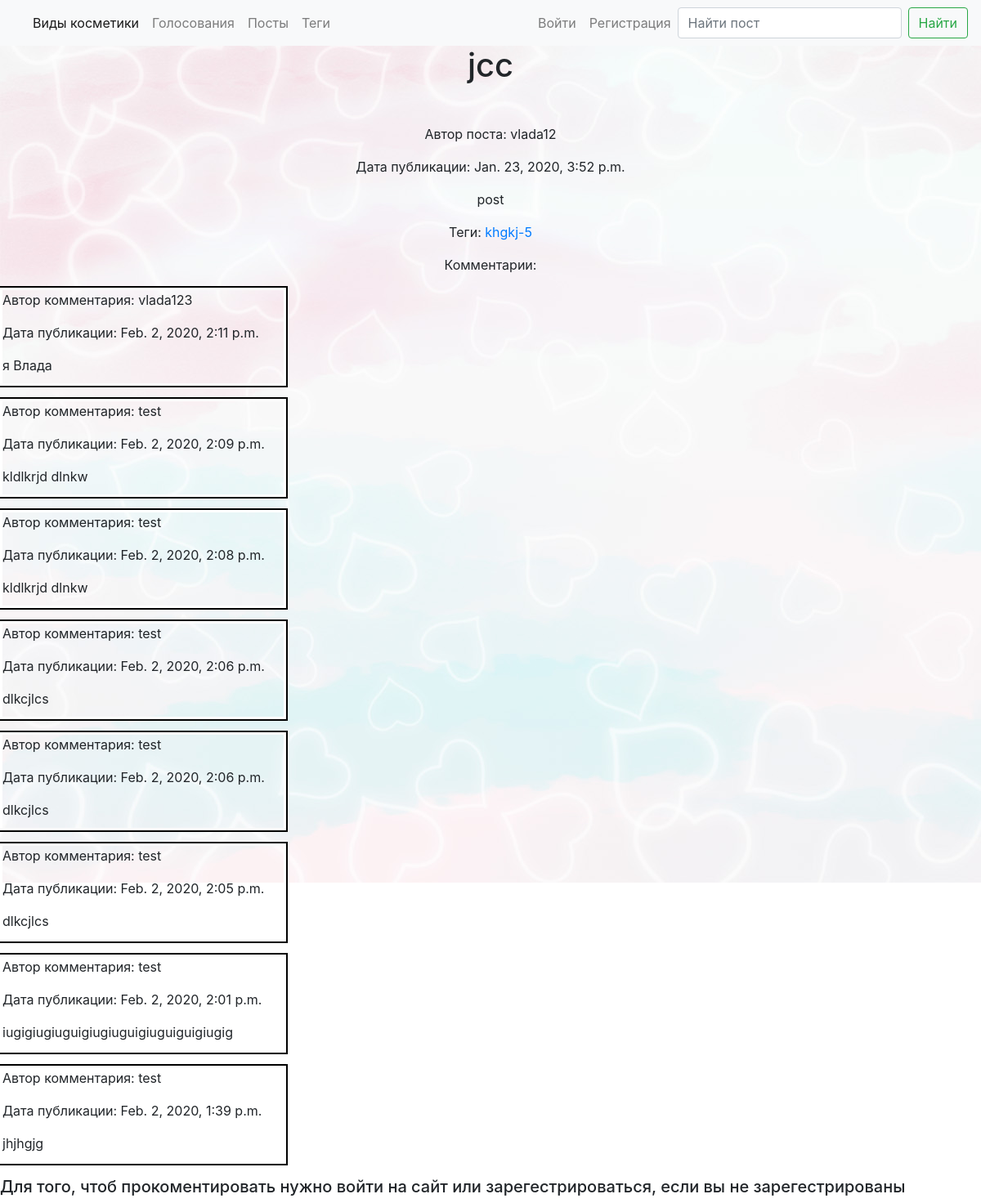
Screenshot of /posts/post/mjh with the database file from the repository.
### postapp/models.py (models this page shows, shortened)
class Post(models.Model):
    title = models.CharField(max_length=150, db_index=True)
    slug = models.SlugField(max_length=150,unique=True)
    body = models.TextField(blank=True, db_index=True)
    date_pub = models.DateTimeField(auto_now_add=True)
    tags = models.ManyToManyField('Tag', blank=True, related_name='posts')
    user = models.ForeignKey(User, on_delete=models.CASCADE, default=1)
    class Meta:
        ordering = ['-date_pub']

class Tag(models.Model):
    title = models.CharField(max_length=50)
    slug = models.SlugField(max_length=50, unique=True)
    user = models.ForeignKey(User, on_delete=models.CASCADE, default=1)
    def get_absolute_url(self):
        return reverse('postapp:tag_detail', kwargs={'slug': self.slug})
    class Meta:
        ordering = ['title']

class Comment(models.Model):
    text = models.CharField(max_length=200)
    date_pub = models.DateTimeField(auto_now_add=True)
    user = models.ForeignKey(User, on_delete=models.CASCADE,default=1)
    post = models.ForeignKey(Post, on_delete=models.CASCADE,default=5)
    class Meta:
        ordering = ['-date_pub']

### postapp/views.py (the view, shortened to what this page needs)
# urls.py: path('post/<str:slug>',views.PostDetail.as_view(),name='post_detail'),
class PostDetail(View):
    def get(self,request,slug):
        post = Post.objects.get(slug=slug)
        form = CommentForm()
        return render(request,'postapp/post_detail.html',context={'post':post,'form':form})

### postapp/forms.py
class CommentForm(forms.ModelForm):
    class Meta:
        model = Comment
        fields=['text']
        widgets = {
            'text': forms.Textarea(),
        }

### postapp/templates/postapp/post_detail.html (shortened to what this page needs)
{% extends 'base.html' %}
{% block content %}
{% load static %}
    <head>
        <link rel="stylesheet" href="{% static 'css/post_detail.css' %}">
    </head>
    <h1 class="mb-5" style="text-align: center;">{{post.title}}</h1>
    <p style="text-align: center;">Автор поста: {{post.user}}</p>
    <p style="text-align: center;">Дата публикации: {{post.date_pub}}</p>
    <p style="text-align: center;">{{post.body}}</p>
    <div style="text-align: center;">
        Теги:
        {% for tag in post.tags.all %}
            <a href="{{tag.get_absolute_url}}">{{tag.title}}</a>
        {% endfor %}
    </div>
    <div style="text-align: center;">
        Комментарии:
        {% for comment in post.comment_set.all %}
            <div class="comment">
                <p>Автор комментария: {{comment.user}} </p>
                <p>Дата публикации: {{comment.date_pub}} </p>
                <p>{{comment.text}}</p>
            </div>
        {% endfor %}
    </div>
    {% if user.is_authenticated %}
        <form action="{{ post.get_absolute_url }}" method="post">
            {% csrf_token %}
            {% for field in form %}
                <div class="form-group">
                    {% if field.errors %}
                        <div class="alert alert-danger">
                            {{ field.errors }}
                        </div>
                    {% endif %}
                    Прокомментировать:
                    {{ field }}
                </div>
            {% endfor %}
            <button type="submit" class="btn btn-primary">Комментировать</button>
        </form>
    {% else %}
        <h5>Для того, чтоб прокоментировать нужно войти на сайт или зарегестрироваться, если вы не зарегестрированы</h5>
    {% endif %}
{% endblock %}

### make_up_site/static/css/base.css (style rules this page uses)
body { background-image:url('/static/media/fon.jpg'); background-repeat:no-repeat; background-attachment:fixed; }

### postapp/static/css/post_detail.css (style rules this page uses)
.comment { width: 350px; height: 120px; outline: 2px solid #000; border: 3px solid #fff; text-align: left; }

### rows the page displays
Post: title "jcc", user "vlada12", date_pub "Jan. 23, 2020, 3:52 p.m.", body "post"
Tag: title "khgkj-5"
Comment: user "vlada123", date_pub "Feb. 2, 2020, 2:11 p.m.", text "я Влада"
Comment: user "test", date_pub "Feb. 2, 2020, 2:09 p.m.", text "kldlkrjd dlnkw"
Comment: user "test", date_pub "Feb. 2, 2020, 2:08 p.m.", text "kldlkrjd dlnkw"
Comment: user "test", date_pub "Feb. 2, 2020, 2:06 p.m.", text "dlkcjlcs"
Comment: user "test", date_pub "Feb. 2, 2020, 2:06 p.m.", text "dlkcjlcs"
Comment: user "test", date_pub "Feb. 2, 2020, 2:05 p.m.", text "dlkcjlcs"
Comment: user "test", date_pub "Feb. 2, 2020, 2:01 p.m.", text "iugigiugiuguigiugiuguigiuguiguigiugig"
Comment: user "test", date_pub "Feb. 2, 2020, 1:39 p.m.", text "jhjhgjg"
